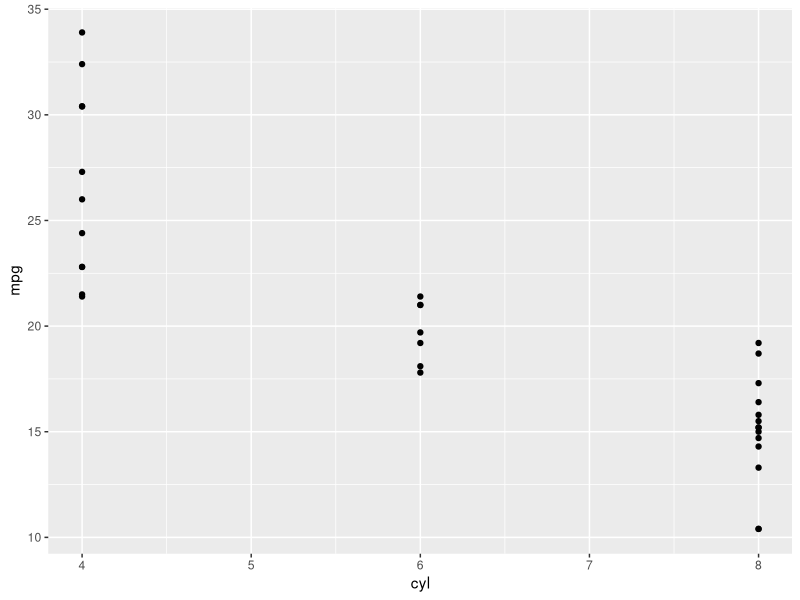
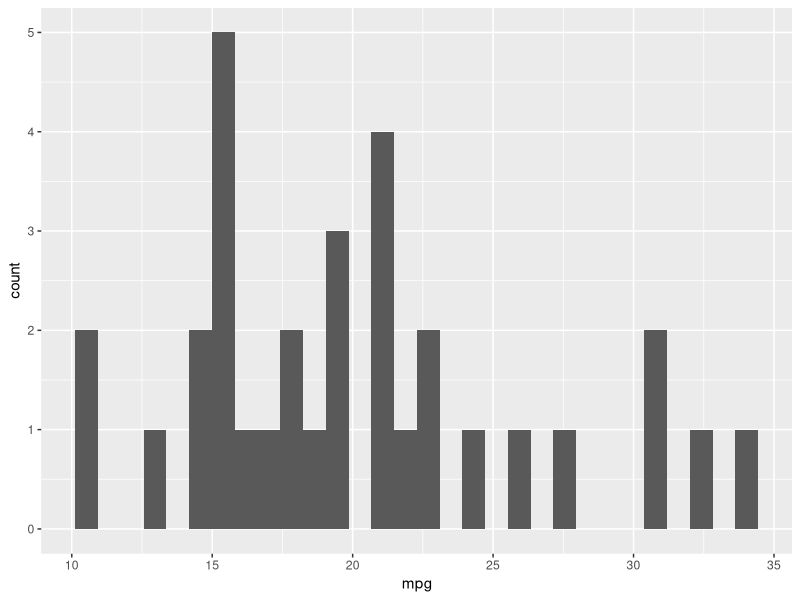
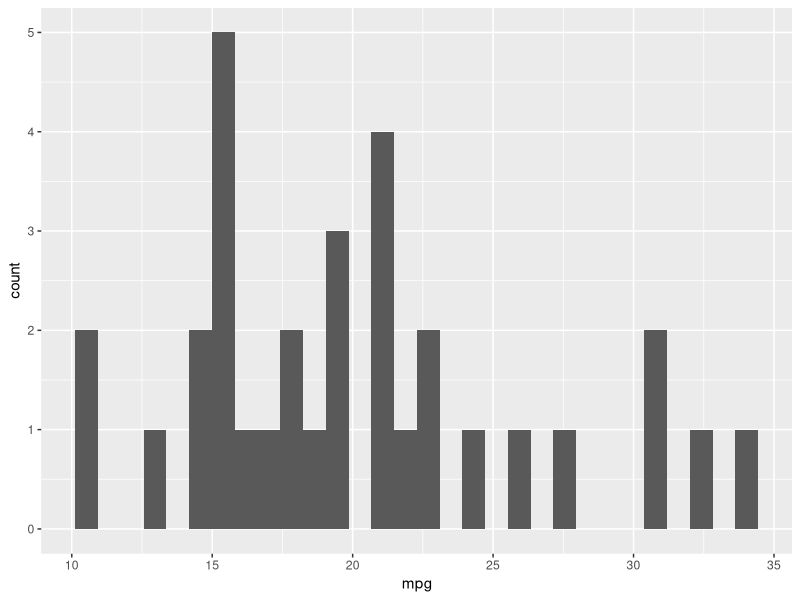
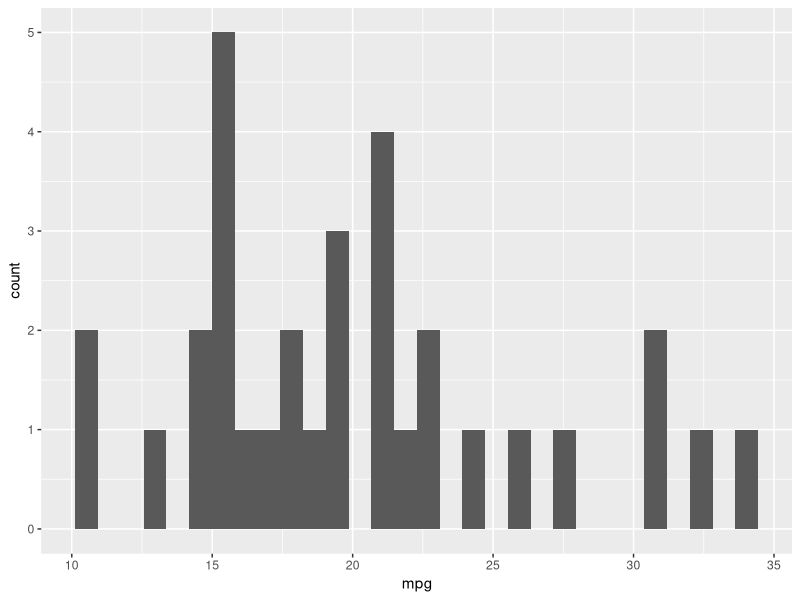
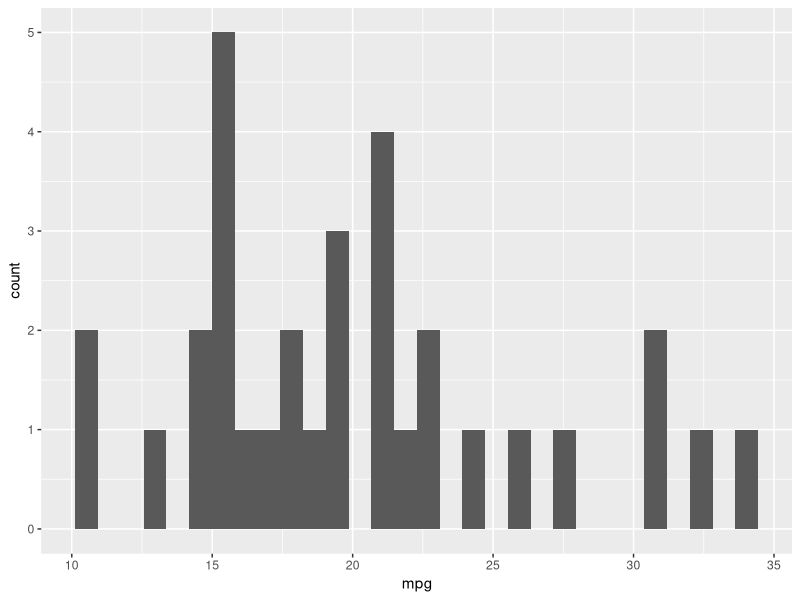
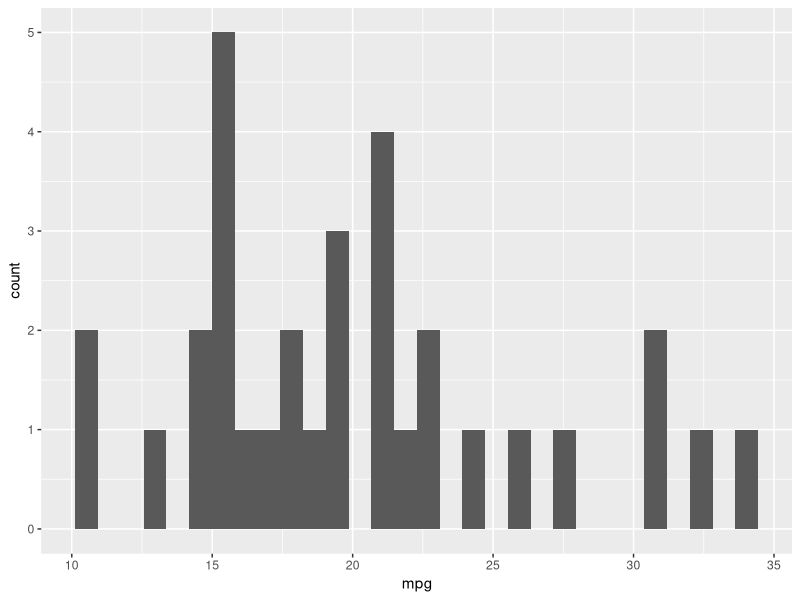
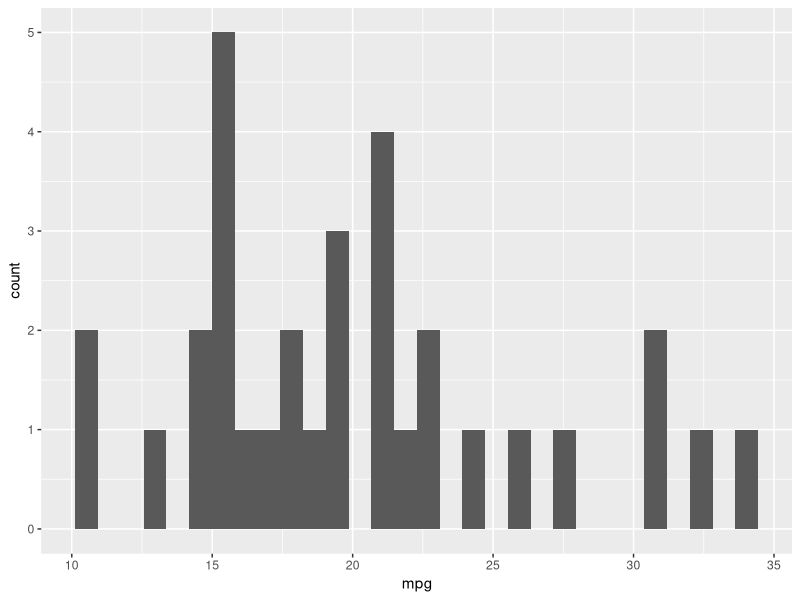

Here is the R script that generated these plots, in order:
## ---- chunk 1
#| include: false
library(ggplot2)
library(dplyr)
## ---- chunk 2
ggplot(data = mtcars) +
  geom_point(aes(y = mpg,  x = cyl))
## ---- chunk 3
ggplot(data = mtcars) +
  geom_histogram(aes(x = mpg))
## ---- chunk 4
ggplot(data = mtcars) +
  geom_histogram(aes(x = mpg)) 
## ---- chunk 5
#| out-width: 100%
ggplot(data = mtcars) +
  geom_histogram(aes(x = mpg)) 
## ---- chunk 6
#| out-width: 80%
#| fig-align: center
ggplot(data = mtcars) +
  geom_histogram(aes(x = mpg)) 
## ---- chunk 7
#| out-width: 50%
#| fig-align: right
ggplot(data = mtcars) +
  geom_histogram(aes(x = mpg)) 
## ---- chunk 8
#| fig-width: 10
#| fig-height: 3
#| out-width: 10in
#| out-height: 3in
ggplot(data = mtcars) +
  geom_histogram(aes(x = mpg)) 
